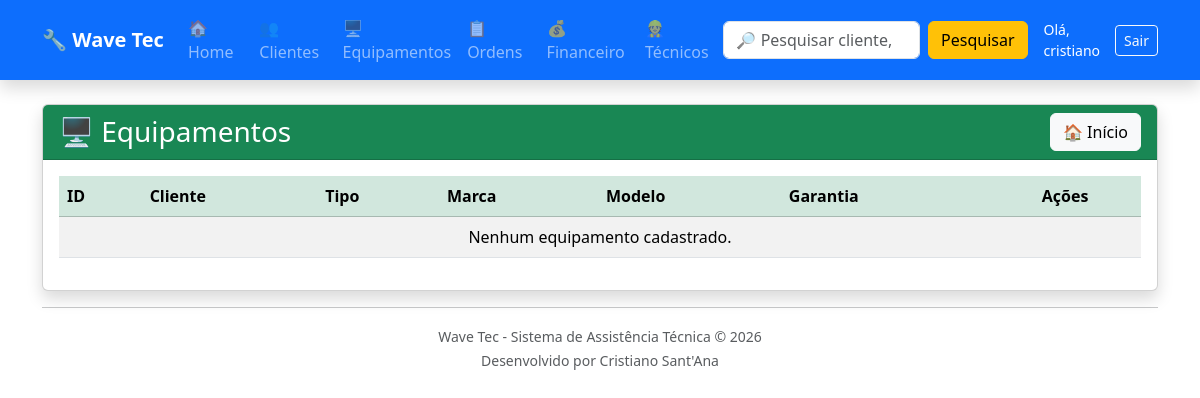
Before: /equipamentos/ (signed in) with the older database file.
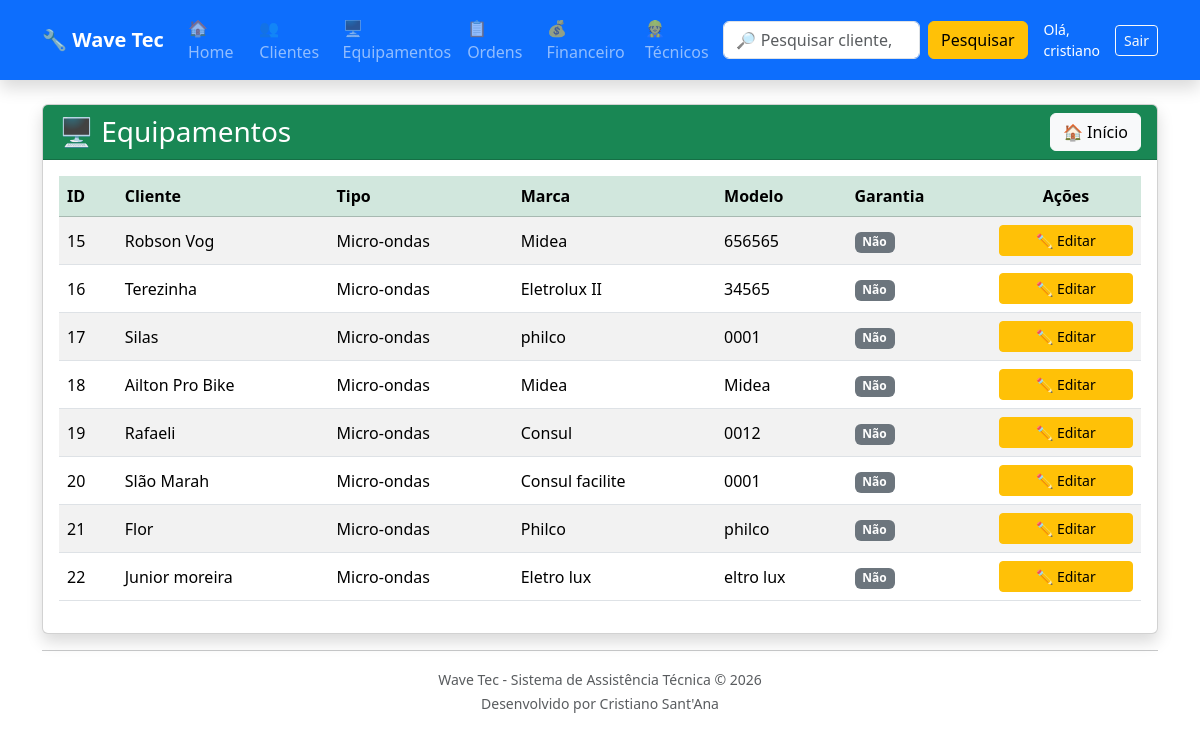
After: the same page with the newer database file.
### equipamentos/models.py (models this page shows, shortened)
class Equipamento(models.Model):
    TIPOS = [
        ("TV", "Televisão"),
        ("NOTE", "Notebook"),
        ("PC", "Computador"),
        ("CEL", "Celular"),
        ("SOM", "Som"),
        ("MICRO", "Micro-ondas"),
        ("OUTRO", "Outro"),
    ]
    cliente = models.ForeignKey(
        Cliente,
        on_delete=models.CASCADE
    )
    tipo = models.CharField(
        max_length=20,
        choices=TIPOS
    )
    marca = models.CharField(
        max_length=50
    )
    modelo = models.CharField(
        max_length=50
    )
    numero_serie = models.CharField(
        max_length=100,
        blank=True
    )
    acessorios = models.TextField(
        blank=True
    )
    garantia = models.BooleanField(
        default=False
    )
    data_entrada = models.DateField(
        auto_now_add=True
    )
    status = models.CharField(
        max_length=30,
        default="Em análise"
    )

### clientes/models.py (models this page shows, shortened)
class Cliente(models.Model):
    nome = models.CharField(max_length=100)
    telefone = models.CharField(max_length=20)
    endereco = models.CharField(max_length=200)

### equipamentos/views.py (the view)
@login_required
@tecnico_required
def lista_equipamentos(request):
    equipamentos = Equipamento.objects.all()
    return render(
        request,
        "equipamentos/lista_equipamentos.html",
        {
            "equipamentos": equipamentos
        }
    )

### equipamentos/templates/equipamentos/lista_equipamentos.html (shortened to what this page needs)
{% extends "base.html" %}
{% block content %}
<div class="card shadow">
    <div class="card-header bg-success text-white">
        <div class="d-flex justify-content-between align-items-center">
            <h3 class="mb-0">
                🖥 Equipamentos
            </h3>
            <a
                href="/"
                class="btn btn-light">
                🏠 Início
            </a>
        </div>
    </div>
    <div class="card-body">
        <table class="table table-striped table-hover align-middle">
            <thead class="table-success">
                <tr>
                    <th>ID</th>
                    <th>Cliente</th>
                    <th>Tipo</th>
                    <th>Marca</th>
                    <th>Modelo</th>
                    <th>Garantia</th>
                    <th class="text-center">Ações</th>
                </tr>
            </thead>
            <tbody>
                {% for equipamento in equipamentos %}
                <tr>
                    <td>{{ equipamento.id }}</td>
                    <td>{{ equipamento.cliente.nome }}</td>
                    <td>{{ equipamento.get_tipo_display }}</td>
                    <td>{{ equipamento.marca }}</td>
                    <td>{{ equipamento.modelo }}</td>
                    <td>
                        {% if equipamento.garantia %}
                            <span class="badge bg-success">
                                Sim
                            </span>
                        {% else %}
                            <span class="badge bg-secondary">
                                Não
                            </span>
                        {% endif %}
                    </td>
                    <td class="text-center" style="width:150px;">
                        <a
                            href="{% url 'editar_equipamento' equipamento.id %}"
                            class="btn btn-warning btn-sm w-100">
                            ✏️ Editar
                        </a>
                    </td>
                </tr>
                {% empty %}
                <tr>
                    <td colspan="7" class="text-center">
                        Nenhum equipamento cadastrado.
                    </td>
                </tr>
                {% endfor %}
            </tbody>
        </table>
    </div>
</div>
{% endblock %}

Changed rows visible on the page:
added Equipamento: id "15", cliente.nome "Robson Vog", tipo "Micro-ondas", marca "Midea", modelo "656565", garantia "Não"
added Equipamento: id "16", cliente.nome "Terezinha", tipo "Micro-ondas", marca "Eletrolux II", modelo "34565", garantia "Não"
added Equipamento: id "17", cliente.nome "Silas", tipo "Micro-ondas", marca "philco", modelo "0001", garantia "Não"
added Equipamento: id "18", cliente.nome "Ailton Pro Bike", tipo "Micro-ondas", marca "Midea", modelo "Midea", garantia "Não"
added Equipamento: id "19", cliente.nome "Rafaeli", tipo "Micro-ondas", marca "Consul", modelo "0012", garantia "Não"
added Equipamento: id "20", cliente.nome "Slão Marah", tipo "Micro-ondas", marca "Consul facilite", modelo "0001", garantia "Não"
added Equipamento: id "21", cliente.nome "Flor", tipo "Micro-ondas", marca "Philco", modelo "philco", garantia "Não"
added Equipamento: id "22", cliente.nome "Junior moreira", tipo "Micro-ondas", marca "Eletro lux", modelo "eltro lux", garantia "Não"
Other visible differences:
text no longer shown: "Nenhum equipamento cadastrado."
